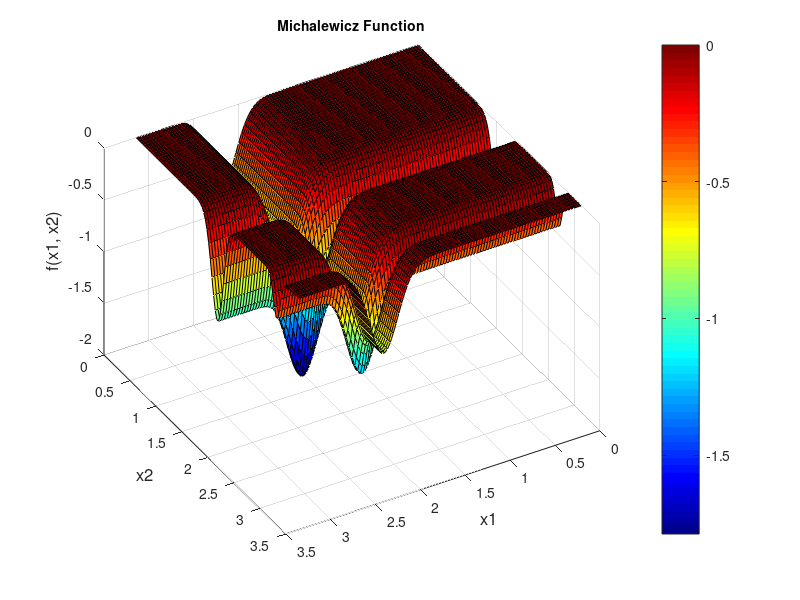

Reproduce this figure in MATLAB.
% Definicja parametrów
m = 10; % Parametr funkcji Michalewicza
x1 = linspace(0, pi, 100); % Zakres dla zmiennej x1
x2 = linspace(0, pi, 100); % Zakres dla zmiennej x2

% Tworzenie siatki wartości
[X1, X2] = meshgrid(x1, x2);

% Obliczanie wartości funkcji Michalewicza
f = -(sin(X1) .* (sin((1 * X1.^2) / pi)).^(2 * m) + ...
      sin(X2) .* (sin((2 * X2.^2) / pi)).^(2 * m));

% Rysowanie wykresu 3D z siatką
figure;
surf(X1, X2, f);

% Dostosowanie wyglądu wykresu
colormap(jet); % Kolorystyka
colorbar; % Pasek kolorów
title('Michalewicz Function', 'FontSize', 10, 'FontWeight', 'bold');
xlabel('x1', 'FontSize', 12);
ylabel('x2', 'FontSize', 12);
zlabel('f(x1, x2)', 'FontSize', 12);

% Widok 3D z siatką
grid on; % Włączenie siatki
view(150, 45); % Ustawienie widoku 3D
shading faceted; % Wyświetlanie krawędzi siatki
